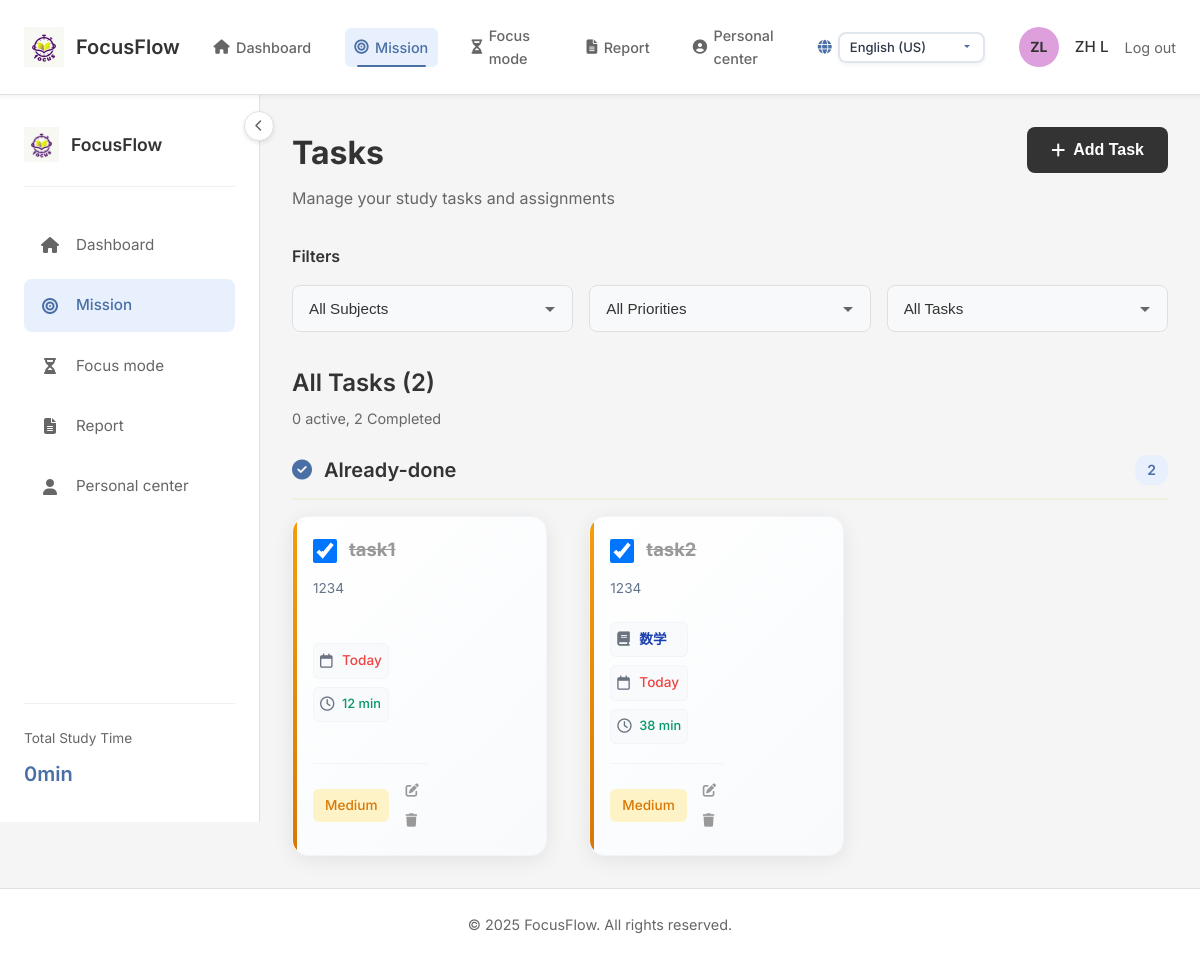
Page /tasks (signed in) on the committed database.
### tables this page shows
CREATE TABLE tasks (
    id INTEGER PRIMARY KEY AUTOINCREMENT,
    user_id INTEGER NOT NULL,
    title TEXT NOT NULL,
    description TEXT,
    course TEXT,
    priority TEXT DEFAULT 'medium', -- high, medium, low
    status TEXT DEFAULT 'pending', -- pending, in_progress, completed
    due_date TEXT,
    repeat TEXT, -- daily, weekly, monthly
    estimated_time INTEGER DEFAULT 60, -- 添加预计时间字段，默认60分钟
    created_at TIMESTAMP DEFAULT CURRENT_TIMESTAMP,
    updated_at TIMESTAMP DEFAULT CURRENT_TIMESTAMP,
    FOREIGN KEY (user_id) REFERENCES users (id) ON DELETE CASCADE
);

### app.py (the view)
@app.route('/tasks')
@login_required
def tasks():
    print("[调试] 访问任务列表页面")
    lang = get_current_lang()
    translations = get_translations(lang)
    user_id = session['user_id']
    conn = get_db_connection()
    try:
        print(f"[调试] 获取用户 {user_id} 的所有任务")
        tasks = conn.execute('SELECT * FROM tasks WHERE user_id = ? ORDER BY due_date ASC', (user_id,)).fetchall()
        tasks_with_tags = []
        today = datetime.now().date()
        for task in tasks:
            print(f"[调试] 获取任务 {task['id']} 的标签")
            tags = conn.execute('SELECT tag FROM task_tags WHERE task_id = ?', (task['id'],)).fetchall()
            task_dict = dict(task)
            task_dict['tags'] = [tag['tag'] for tag in tags]
            task_dict['due_date_iso'] = task_dict.get('due_date') or ''
            task_dict['due_days_diff'] = None
            task_dict['due_date_display'] = task_dict.get('due_date') or ''
            if task_dict.get('due_date'):
                try:
                    due_date = datetime.strptime(task_dict['due_date'], '%Y-%m-%d').date()
                    days_diff = (due_date - today).days
                    task_dict['due_days_diff'] = days_diff
                    if days_diff == 0:
                        task_dict['due_date_display'] = translations.get('today', 'Today')
                    elif days_diff == 1:
                        task_dict['due_date_display'] = translations.get('tomorrow', 'Tomorrow')
                    elif days_diff > 1:
                        task_dict['due_date_display'] = f"{days_diff} {translations.get('days', 'days')}"
                    else:
                        task_dict['due_date_display'] = due_date.strftime('%Y-%m-%d')
                except Exception:
                    task_dict['due_date_display'] = task_dict['due_date']
            task_dict['estimated_time'] = task_dict.get('estimated_time', 60)  # 从数据库获取，如果没有则使用默认值60
            tasks_with_tags.append(task_dict)
    except Exception as e:
        print(f"[调试] 获取任务列表时出现错误: {str(e)}")
        tasks_with_tags = []
    finally:
        conn.close()
    return render_template('tasks.html', translations=translations, lang=lang, tasks=tasks_with_tags)

### app.py (called while the page is built)
def get_current_lang() -> str:
    lang = request.args.get('lang') or session.get('lang') or 'en-US'
    session['lang'] = lang
    return lang

@app.context_processor
def inject_i18n():
    lang = get_current_lang()
    return dict(
        supported_languages=app.config['LANGUAGES'],
        lang=lang,
        translations=get_translations(lang),
    )

def get_db_connection():
    print("[调试] 尝试连接数据库...")
    try:
        conn = sqlite3.connect(app.config['DATABASE'])
        conn.row_factory = sqlite3.Row
        print("[调试] 数据库连接成功")
        return conn
    except Exception as e:
        print(f"[调试] 数据库连接失败: {str(e)}")
        raise

def login_required(f):
    @wraps(f)
    def decorated_function(*args, **kwargs):
        print(f"[调试] 验证用户登录状态，session中的user_id: {session.get('user_id')}")
        if 'user_id' not in session:
            print("[调试] 用户未登录，重定向到登录页面")
            return redirect(url_for('login'))
        print("[调试] 用户已登录，继续执行请求")
        return f(*args, **kwargs)
    return decorated_function

### utils/helpers.py (called while the page is built)
def generate_random_color():
    colors = ['#FF6B6B', '#4ECDC4', '#45B7D1', '#96CEB4', '#FFEAA7',
              '#DDA0DD', '#98D8C8', '#F7DC6F', '#BB8FCE', '#85C1E9']
    return random.choice(colors)

### templates/tasks.html (shortened to what this page needs)
{% extends "base.html" %}
{% block content %}
<div class="tasks-page-container">
    <div class="tasks-page-header">
        <div class="tasks-header-content">
            <div>
                <h1 class="tasks-page-title">{{ translations.tasks_page_title }}</h1>
                <p class="tasks-page-subtitle">{{ translations.tasks_page_subtitle }}</p>
            </div>
            <button id="add-task-btn" class="btn-add-task">
                <i class="fas fa-plus"></i> {{ translations.add_task }}
            </button>
        </div>
    </div>
    <div class="tasks-filters-section">
        <h3 class="filters-label">{{ translations.filters }}</h3>
        <div class="filters-row">
            <div class="filter-dropdown-wrapper">
                <select id="filter-subject" class="filter-dropdown">
                    <option value="">{{ translations.all_subjects }}</option>
                    {% set subjects = [] %}
                </select>
            </div>
            <div class="filter-dropdown-wrapper">
                <select id="filter-priority" class="filter-dropdown">
                    <option value="">{{ translations.all_priorities }}</option>
                </select>
            </div>
            <div class="filter-dropdown-wrapper">
                <select id="filter-status" class="filter-dropdown">
                    <option value="">{{ translations.all_tasks }}</option>
                </select>
            </div>
        </div>
    </div>
    <div class="tasks-list-section">
        <div class="tasks-list-header">
            <h2 class="tasks-list-title">
                {{ translations.all_tasks }} (<span id="total-tasks-count">{{ tasks|length }}</span>)
            </h2>
            <p class="tasks-list-subtitle">
                <span id="active-tasks-count">{{ tasks|selectattr('status', 'ne', 'completed')|list|length }}</span> {{ translations.active }},
                <span id="completed-tasks-count">{{ tasks|selectattr('status', 'equalto', 'completed')|list|length }}</span> {{ translations.completed }}
            </p>
        </div>
        {% set todo_tasks = tasks|selectattr('status', 'equalto', 'pending')|list %}
        {% set in_progress_tasks = tasks|selectattr('status', 'equalto', 'in_progress')|list %}
        {% set completed_tasks = tasks|selectattr('status', 'equalto', 'completed')|list %}
        {% if completed_tasks|length > 0 %}
        <div class="task-status-section" data-status="completed">
            <h3 class="task-status-title">
                <i class="fas fa-check-circle"></i> {{ translations.already_done }}
                <span class="task-count-badge">{{ completed_tasks|length }}</span>
            </h3>
            <div class="tasks-list" id="completed-tasks-list">
                {% for task in completed_tasks %}
                {% include 'task_card.html' %}
                {% endfor %}
            </div>
        </div>
        {% endif %}
    </div>
</div>
{% endblock %}

### templates/task_card.html
<div class="task-card-modern"
     data-subject="{{ task.course or '' }}"
     data-priority="{{ task.priority }}"
     data-status="{{ task.status }}"
     data-due-date-iso="{{ task.due_date_iso or '' }}"
     data-task-id="{{ task.id }}"
     data-estimated-time="{{ task.estimated_time }}">
    <div class="task-card-header">
        <input type="checkbox"
               class="task-checkbox-modern"
               data-task-id="{{ task.id }}"
               {% if task.status == 'completed' %}checked{% endif %}>
        <h3 class="task-title-modern {% if task.status == 'completed' %}completed{% endif %}">
            {{ task.title }}
        </h3>
    </div>
    {% if task.description %}
    <div class="task-description-modern">
        {{ task.description }}
    </div>
    {% endif %}
    <div class="task-details-modern">
        {% if task.course %}
        <div class="task-detail-item">
            <i class="fas fa-book"></i>
            <span class="task-subject-modern">{{ task.course }}</span>
        </div>
        {% endif %}
        {% if task.due_date_display %}
        <div class="task-detail-item">
            <i class="far fa-calendar"></i>
            <span class="task-due-date-modern
                {% if task.due_days_diff == 0 %}due-today{% elif task.due_days_diff == 1 %}due-tomorrow{% endif %}">
                {{ task.due_date_display }}
            </span>
        </div>
        {% endif %}
        {% if task.estimated_time %}
        <div class="task-detail-item">
            <i class="far fa-clock"></i>
            <span class="task-time-modern">
                {{ task.estimated_time }} {{ translations['min'] }}
            </span>
        </div>
        {% endif %}
    </div>
    <div class="task-actions-modern">
        {% if task.priority %}
        <span class="priority-tag-modern priority-{{ task.priority }}">
            {{ translations['priority_' ~ task.priority] if ('priority_' ~ task.priority) in translations else task.priority|title }}
        </span>
        {% endif %}
        <div class="action-buttons">
            <button class="edit-btn-modern" data-task-id="{{ task.id }}" title="{{ translations.edit }}">
                <i class="fas fa-edit"></i>
            </button>
            <button class="delete-btn-modern" data-task-id="{{ task.id }}" title="{{ translations.delete }}">
                <i class="fas fa-trash"></i>
            </button>
        </div>
    </div>
</div>

### rows in the picture
tasks: status "☑", title "task1", description "1234", due_date_display "Today", estimated_time "12"
tasks: status "☑", title "task2", description "1234", course "数学", due_date_display "Today", estimated_time "38"

### other values in the picture
{{ translations.dashboard }} "Dashboard"
{{ translations.tasks }} "Mission"
{{ translations.focus }} "Focus mode"
{{ translations.reports }} "Report"
{{ translations.profile }} "Personal center"
{{ g.initials|default('UU') }} "ZL"
{{ g.user_name|default('User') }} "ZH L"
{{ translations.logout }} "Log out"
{{ translations.total_study_time }} "Total Study Time"
{{ g.total_study_time|default('0h 0m') }} "0min"
{{ translations.tasks_page_title }} "Tasks"
{{ translations.tasks_page_subtitle }} "Manage your study tasks and assignments"
{{ translations.add_task }} "Add Task"
{{ translations.filters }} "Filters"
{{ translations.all_tasks }} "All Tasks"
